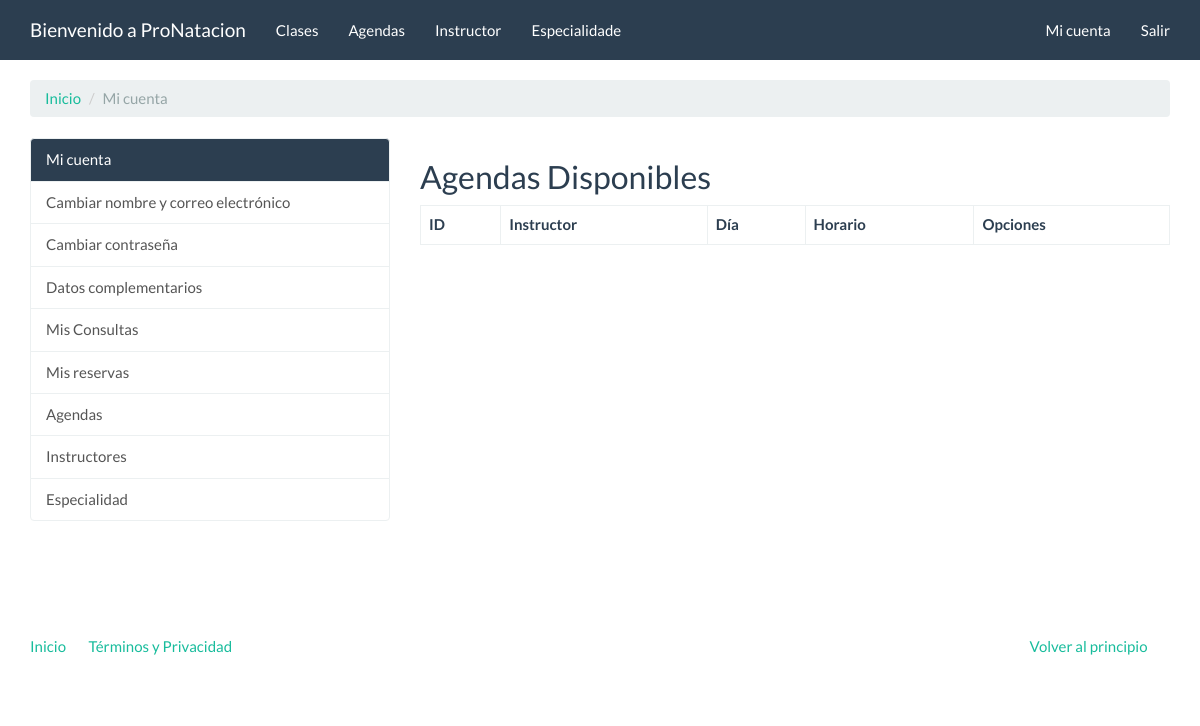
Before: /instructores/mis/consultas/ (signed in) with the older database file.
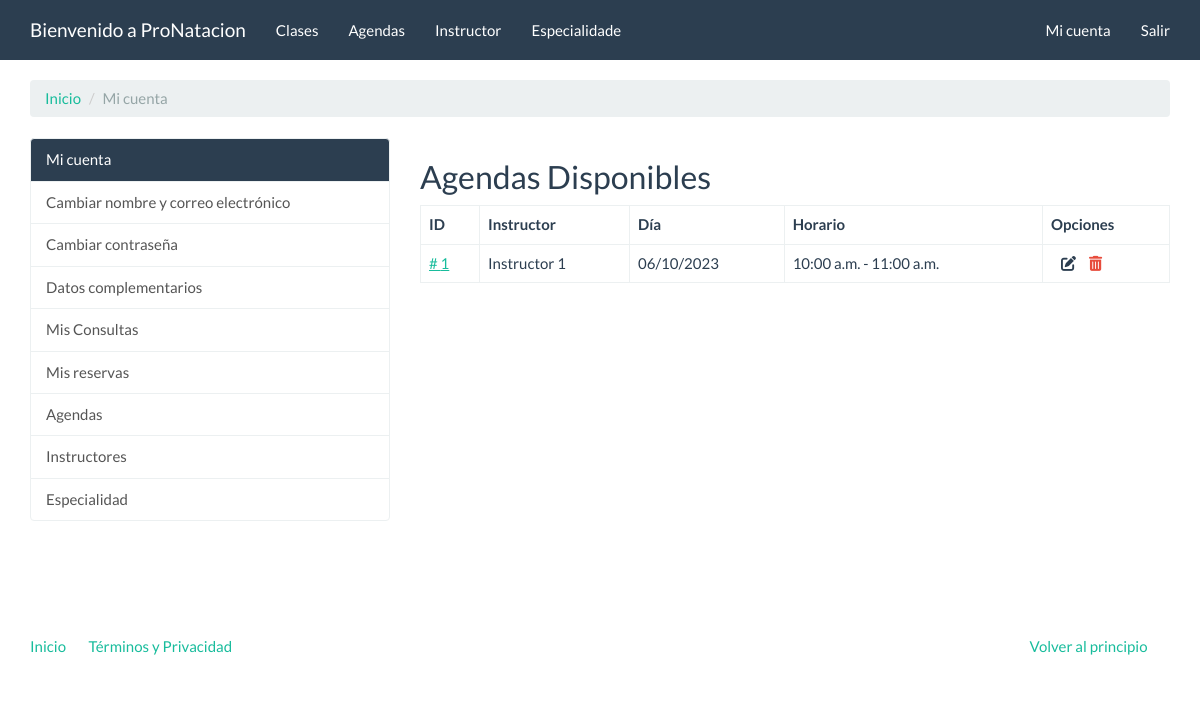
After: the same page with the newer database file.
### instructores/models.py (models this page shows, shortened)
class Agenda(models.Model):
    instructor = ForeignKey(Instructor, on_delete=models.CASCADE, related_name='agenda')
    dia = models.DateField(help_text="Ingrese una fecha para la agenda", validators=[validar_dia])
    HORARIOS = (
        ("1", "09:00 a.m. - 10:00 a.m."),
        ("2", "10:00 a.m. - 11:00 a.m."),
        ("3", "11:00 a.m. - 12:00 p.m."),
    )
    horario = models.CharField(max_length=10, choices=HORARIOS)
    user = models.ForeignKey(
        settings.AUTH_USER_MODEL,
        verbose_name='Usuario',
        on_delete=models.CASCADE
    )
    class Meta:
        unique_together = ('horario', 'dia')

class Instructor(models.Model):
    nombre = models.CharField(verbose_name="Nombre", max_length=200)
    email = models.EmailField(verbose_name="Correo electrónico")
    phone_regex = RegexValidator(
        regex=r'^\+?1?\d{9,15}$',
        message="El número debe estar en este formato: \
                '+99 99 9999-0000'.")
    telefono = models.CharField(verbose_name="Telefono",
                                validators=[phone_regex],
                                max_length=17, null=True, blank=True)
    especialidade = ForeignKey(Especialidade,
                              on_delete=models.CASCADE,
                              related_name='instructores')
    def __str__(self):
        return f'{self.nombre}'

### instructores/views.py (the view)
class AgendaListaView(LoginRequiredMixin, TestMixinIsAdmin, ListView):
    login_url = 'cuentas:login'
    template_name = 'instructores/agenda_list.html'
    def get_queryset(self):
        return Agenda.objects.filter().order_by('-pk')

### instructores/views.py (called while the page is built)
    def test_func(self):
        is_admin_or_is_staff = self.request.user.is_superuser or \
            self.request.user.is_staff
        return bool(is_admin_or_is_staff)

### templates/instructores/agenda_list.html (shortened to what this page needs)
{% extends "cuentas/index.html" %}
{% block cuentas_container %}
    <h2>Agendas Disponibles</h2>
    <table class="table table-bordered">
        <thead>
            <tr>
                <th>ID</th>
                <th>Instructor</th>
                <th>Día</th>
                <th>Horario</th>
                <th>Opciones</th>
            </tr>
        </thead>
        <tbody>
            {% for consulta in object_list %}
                <tr>
                    <td>
                        <a href=""># {{ consulta.pk }}</a>
                    </td>
                    <td>
                        {{ consulta.instructor }}
                    </td>
                    <td>
                        {{ consulta.dia|date:"d/m/Y" }}
                    </td>
                    <td>
                        {{ consulta.get_horario_display }}
                    </td>
                    <td>
                        <a href="{% url 'instructores:agendar_consulta_atualizar' consulta.pk %}" class="text-primary" style="padding-left: 10px; text-decoration: none;">
                            <i class="fas fa-edit"></i>
                        </a>
                        <a href="{% url 'instructores:agendar_consulta_deletar' consulta.pk %}" class="mr-1 text-danger" style="padding-left: 10px; text-decoration: none;">
                            <i class="fas fa-trash-alt"></i>
                        </a>
                    </td>
                </tr>
            {% endfor %}
        </tbody>
    </table>
{% endblock %}

Changed rows visible on the page:
added Agenda: pk "1", instructor "Instructor 1", dia "06/10/2023", horario "10:00 a.m. - 11:00 a.m."
